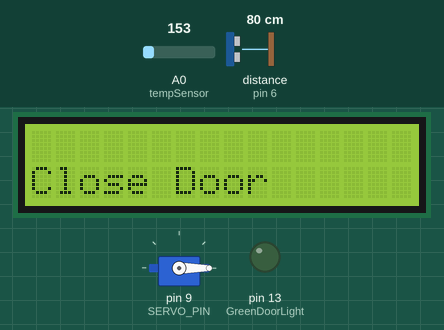
This sketch was run on a simulated Arduino Uno, built with avr-gcc and run on an emulated ATmega328P. Shown: servo, 16×2 character LCD, output pins drawn as LEDs (lit = HIGH). Wiring (inferred from the names in the program): ultrasonic range finder: trigger pin 7; echo pin 6. The inputs (shaded band) are chosen by the test bench; at power-on: distance to the obstacle (sensor on pin 6) 80 cm, A0 (tempSensor) = 153. The echo pulse lasts 58.3 µs per cm; pins used as bus, display or sensor lines are not drawn; what the sketch prints to the serial monitor is not drawn.

Above: at 1.3 s.
1.4 s: distance to the obstacle (sensor on pin 6) set to 56 cm
3.5 s: distance to the obstacle (sensor on pin 6) set to 47 cm
At 5.0 s:
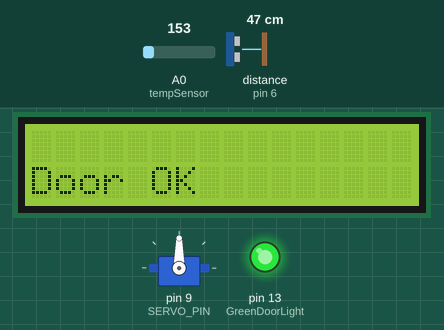
6.2 s: distance to the obstacle (sensor on pin 6) set to 60 cm
At 6.9 s:
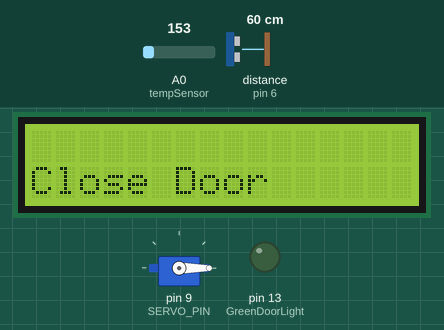
8.3 s: distance to the obstacle (sensor on pin 6) set to 2 cm
At 10.3 s:
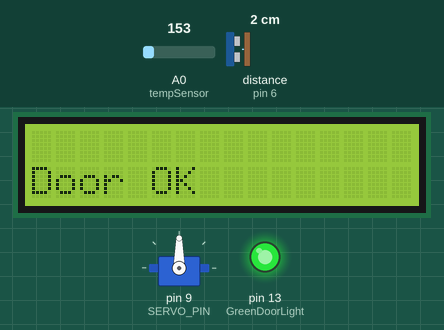
Timing chart, 0 to 11.7 s (numbered marks = the images above; inputs shaded):
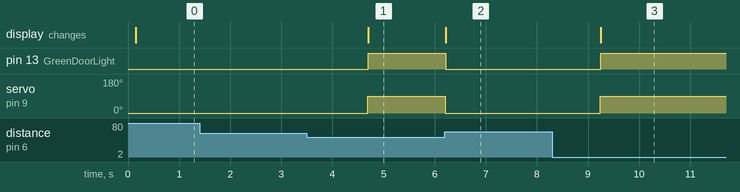

The sketch:

Ex_3_Arduino.ino
```cpp
#include <Servo.h>
#include <LiquidCrystal_I2C.h>
//Set the LCD address to 0x27 for a 16 chars and 2 line display
LiquidCrystal_I2C lcd_1(0x27,16,2);


// constants won't change
const int TRIG_PIN  = 7;  // Arduino pin connected to Ultrasonic Sensor's TRIG pin
const int ECHO_PIN  = 6;  // Arduino pin connected to Ultrasonic Sensor's ECHO pin
const int SERVO_PIN = 9; // Arduino pin connected to Servo Motor's pin
const int DISTANCE_THRESHOLD = 50; // centimeters
int tempSensor = A0 ;
int inputTemp1 ;
double temp=25;
int GreenDoorLight=13;
bool TempValid;
bool DisValid;
Servo servo; // create servo object to control a servo

// variables will change:
float duration_us, distance_cm;

void setup() {
  Serial.begin (9600);       // initialize serial port
  pinMode(TRIG_PIN, OUTPUT); // set arduino pin to output mode
  pinMode(ECHO_PIN, INPUT);  // set arduino pin to input mode
  servo.attach(SERVO_PIN);   // attaches the servo on pin 9 to the servo object
  servo.write(0);
  pinMode(tempSensor, INPUT);
  pinMode(GreenDoorLight,OUTPUT);

    //initialize the LCD
  lcd_1.init();

  //turn on the blacklight and print a message
  lcd_1.backlight();

  lcd_1.begin(16, 2);


}

void loop() {
  // generate 10-microsecond pulse to TRIG pin
  digitalWrite(TRIG_PIN, HIGH);
  delayMicroseconds(10);
  digitalWrite(TRIG_PIN, LOW);

  // measure duration of pulse from ECHO pin
  duration_us = pulseIn(ECHO_PIN, HIGH); // meause distance
  // calculate the distance
  distance_cm = 0.017 * duration_us; // convert to CM

   //Temp
  inputTemp1=analogRead(tempSensor);
  temp = map(((inputTemp1/1024.0)*5-0.5)*100, 0, 1023, -50, 125); // convert to Celcuse
  Serial.print ("Temperature ");
  Serial.println(temp);
  tempCheck(temp);
  DisCheck(distance_cm);
  if(TempValid==false){
    if(DisValid== false){
      servo.write(0);
      printScreen("Close Door");
      digitalWrite(GreenDoorLight, LOW);
      delay(1000);
    } // rotate servo motor to 90 degree
  }
  else{
     servo.write(90);
     printScreen("Door OK");
     digitalWrite(GreenDoorLight, HIGH);
     delay(1000);
  }
  // print the value to Serial Monitor
  Serial.print("distance: ");
  Serial.print(distance_cm);
  Serial.println(" cm");


  delay(500);

}

void printScreen (String print){ // print function
  lcd_1.clear(); // clear screen

  lcd_1.setCursor(0, 1);
  lcd_1.print(print);
  lcd_1.setBacklight(1);

}

void tempCheck (double temp) // function that checks if the temp is valid
{

   if (temp <= 20) // temp ok
    TempValid= true;

   else // temp high
   TempValid= false;
}

void DisCheck (double distance_cm) // function that checks if distanse above 50 cm
{

   if (distance_cm > DISTANCE_THRESHOLD) // THRESHOLD = 50
    TempValid= false;

   else
   TempValid= true;
}
```

Measured:
- the behaviour switches between 51 and 50 cm on distance to the obstacle (sensor on pin 6) (found by bisection; images 0 and 1)
- after the input at 1.4 s, every drawn part: stays the same
- after the input at 3.5 s, pin 13 (GreenDoorLight): LOW → HIGH after 1.2 s; servo on pin 9 (SERVO_PIN): 0° → 90° after 1.2 s; the display: changes after 1.2 s (image 1)
- after the input at 6.2 s, pin 13 (GreenDoorLight): HIGH → LOW at once; servo on pin 9 (SERVO_PIN): 90° → 0° at once; the display: changes at once (image 2)
- after the input at 8.3 s, pin 13 (GreenDoorLight): LOW → HIGH after 0.95 s; servo on pin 9 (SERVO_PIN): 0° → 90° after 0.94 s; the display: changes after 0.95 s (image 3)
